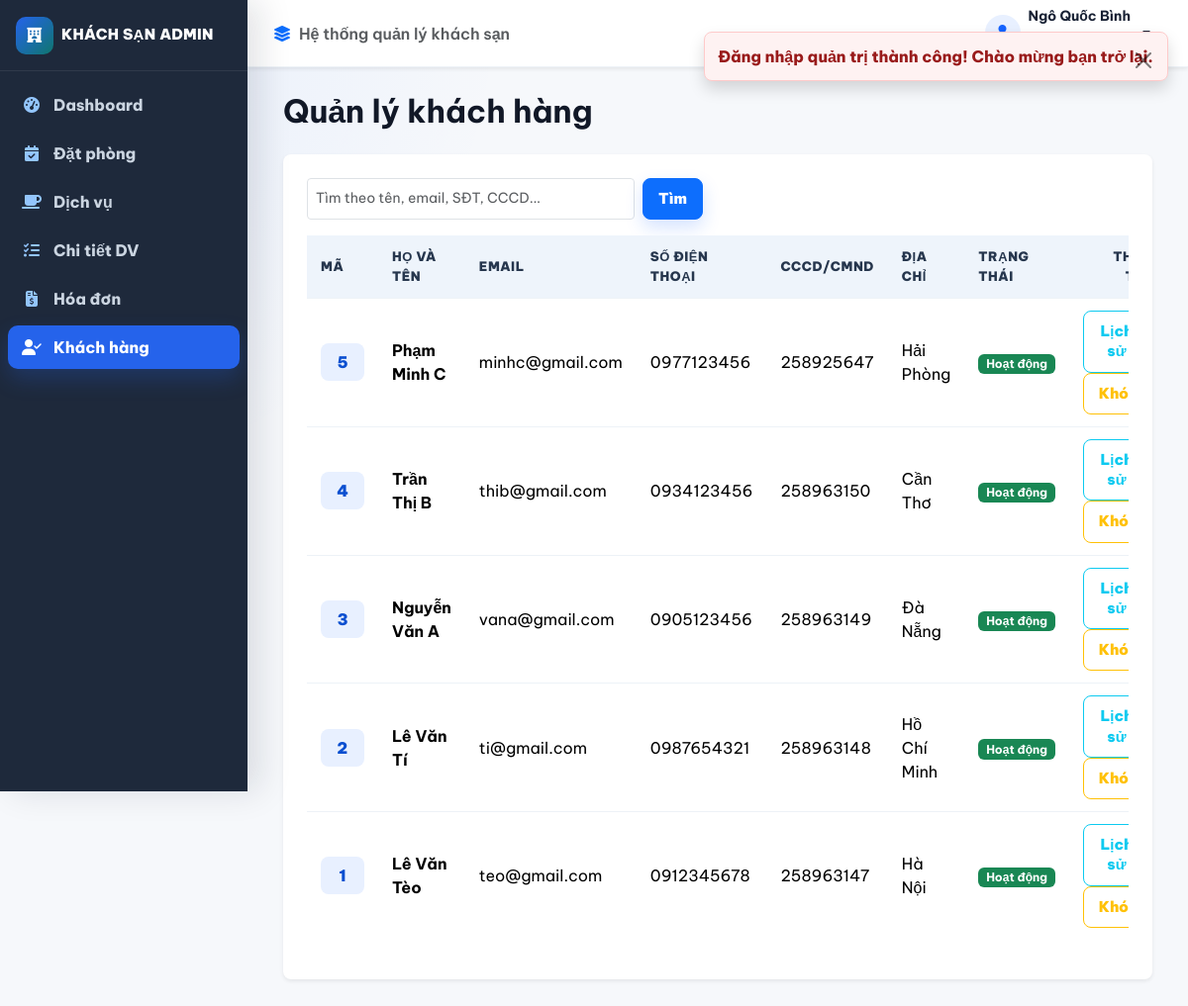
Screenshot of /admin/index.php?c=khach-hang (signed in) with the database file from the repository.
### tables this page shows
CREATE TABLE NHANVIEN
(
    MaNhanVien INT AUTO_INCREMENT PRIMARY KEY,
    Username VARCHAR(20),
    `Password` VARCHAR(255),
    TenNhanVien VARCHAR(100),
    NgaySinh DATE,
    CMND VARCHAR(20),
    NgayVaoLam DATE,
    MaChucVu INT,
    UNIQUE KEY uq_staff_username (Username),
    CONSTRAINT FK_NHANVIEN_CHUCVU 
        FOREIGN KEY (MaChucVu) REFERENCES CHUCVU(MaChucVu)
);

CREATE TABLE KHACHHANG
(
    MaKhachHang INT AUTO_INCREMENT PRIMARY KEY,
    HoTen VARCHAR(255),
    Email VARCHAR(254),
    DiaChi VARCHAR(255),
    DienThoai VARCHAR(20),
    CMND VARCHAR(20),
    MatKhau VARCHAR(255),
    TrangThai VARCHAR(30) DEFAULT 'HOAT_DONG',
    EmailConnexion VARCHAR(254) GENERATED ALWAYS AS (NULLIF(Email, '')) STORED,
    UNIQUE KEY uq_customer_phone (DienThoai),
    UNIQUE KEY uq_customer_email (EmailConnexion)
);

### controllers/admin/KhachHangController.php (called while the page is built, shortened)
<?php
require_once __DIR__ . '/../../config/auth.php';
require_once __DIR__ . '/../../config/helpers.php';
require_once __DIR__ . '/../../models/KhachHangModel.php';
class KhachHangController {
    public function list(): void {
        Auth::requirePermission('KHACH_HANG');
        $keyword = $_GET['keyword'] ?? null;
        $items = KhachHangModel::getAll($keyword);
        render_admin_view('khach-hang/list', [
            'title'   => 'Quản lý Khách hàng',
            'items'   => $items,
            'keyword' => $keyword
        ]);
    }
}

### config/auth.php (called while the page is built, shortened)
<?php
require_once __DIR__ . '/database.php';
require_once __DIR__ . '/helpers.php';
class Auth {
    public static function isAdminLoggedIn(): bool {
        static $checked = false;
        if (!$checked) {
            $checked = true;
            $stmt = getDB()->prepare('SELECT nv.*, cv.TenChucVu FROM NHANVIEN nv LEFT JOIN CHUCVU cv ON cv.MaChucVu = nv.MaChucVu WHERE MaNhanVien = ?');
            $stmt->execute([$_SESSION['admin_user']['id']]);
        }
        return true;
    }
    public static function hasPermission(string $permission): bool {
        $perms = $_SESSION['admin_permissions'] ?? [];
        return in_array($permission, $perms);
    }
    public static function requireAdminLogin(): void {
        if (!self::isAdminLoggedIn()) {
            set_flash('danger', 'Vui lòng đăng nhập để tiếp tục.');
            redirect(admin_url('c=auth&a=login'));
        }
    }
    public static function requirePermission(string $permission): void {
        self::requireAdminLogin();
    }
}

### config/database.php (called while the page is built, shortened)
<?php
class Database {
    private static ?PDO $instance = null;
    public static function getConnection(): PDO {
        if (self::$instance === null) {
            $dsn = 'mysql:host=' . (getenv('HOTEL_DB_HOST') ?: self::DB_HOST)
                . ';port=' . (getenv('HOTEL_DB_PORT') ?: self::DB_PORT)
                . ';dbname=' . (getenv('HOTEL_DB_NAME') ?: self::DB_NAME) . ';charset=utf8mb4';
            $options = [
                PDO::ATTR_ERRMODE            => PDO::ERRMODE_EXCEPTION,
                PDO::ATTR_DEFAULT_FETCH_MODE => PDO::FETCH_ASSOC,
                PDO::ATTR_EMULATE_PREPARES   => false,
                PDO::MYSQL_ATTR_INIT_COMMAND => "SET NAMES utf8mb4"
            ];
            try {
                self::$instance = new PDO($dsn, getenv('HOTEL_DB_USER') ?: self::DB_USER, getenv('HOTEL_DB_PASS') ?: self::DB_PASS, $options);
                self::$instance->exec("SET time_zone = '+07:00'");
                self::$instance->exec('SET SESSION TRANSACTION ISOLATION LEVEL READ COMMITTED');
            } catch (PDOException $e) {
                error_log($e->getMessage());
                throw new RuntimeException('Không thể kết nối cơ sở dữ liệu. Vui lòng kiểm tra cấu hình máy chủ.');
            }
        }
        return self::$instance;
    }
}
function getDB(): PDO {
    return Database::getConnection();
}

### models/KhachHangModel.php (called while the page is built, shortened)
<?php
class KhachHangModel extends BaseModel {
    public static function getAll(?string $keyword = null): array {
        $db = self::db();
        $sql = "SELECT * FROM KHACHHANG WHERE 1=1";
        $params = [];
        $sql .= " ORDER BY MaKhachHang DESC";
        $stmt = $db->prepare($sql);
        $stmt->execute($params);
        return $stmt->fetchAll();
    }
}

### views/admin/khach-hang/list.php (the view, shortened to what this page needs)
<div class="container admin-wide my-4">
    <div class="d-flex justify-content-between align-items-center mb-4">
        <h1 class="fw-bold mb-0">Quản lý khách hàng</h1>
    </div>
    <div class="card admin-panel border-0 shadow-sm p-4">
        <form method="GET" class="d-flex gap-2 mb-3" style="max-width: 400px;">
            <input type="text" name="keyword" class="form-control form-control-sm" placeholder="Tìm theo tên, email, SĐT, CCCD..." value="<?= e($keyword ?? '') ?>">
            <button type="submit" class="btn btn-sm btn-primary">Tìm</button>
        </form>
        <div class="table-responsive">
            <table class="table admin-table align-middle">
                <thead>
                    <tr>
                        <th>Mã</th>
                        <th>Họ và tên</th>
                        <th>Email</th>
                        <th>Số điện thoại</th>
                        <th>CCCD/CMND</th>
                        <th>Địa chỉ</th>
                        <th>Trạng thái</th>
                        <th class="text-end">Thao tác</th>
                    </tr>
                </thead>
                <tbody>
                    <?php if (!empty($items)): ?>
                        <?php foreach ($items as $item): ?>
                            <tr>
                                <td><span class="id-badge"><?= $item['MaKhachHang'] ?></span></td>
                                <td class="fw-bold"><?= e($item['HoTen']) ?></td>
                                <td><?= e($item['Email']) ?></td>
                                <td><?= e($item['DienThoai']) ?></td>
                                <td><?= e($item['CMND'] ?? 'Chưa có') ?></td>
                                <td><?= e($item['DiaChi'] ?? 'Chưa có') ?></td>
                                <td>
                                    <?php if (($item['TrangThai'] ?? '') === 'KHOA'): ?>
                                        <span class="badge bg-danger">Đã khóa</span>
                                    <?php else: ?>
                                        <span class="badge bg-success">Hoạt động</span>
                                    <?php endif; ?>
                                </td>
                                <td class="text-end">
                                    <a href="<?= e(admin_url('c=khach-hang&a=history&id=' . $item['MaKhachHang'])) ?>" class="btn btn-sm btn-outline-info me-1">
                                        Lịch sử
                                    </a>
                                    <form method="POST" action="<?= e(admin_url('c=khach-hang&a=toggle&id=' . $item['MaKhachHang'])) ?>" class="action-form" onsubmit="return confirm('Xác nhận đổi trạng thái tài khoản này?')"><?= csrf_field() ?><button type="submit"
                                       class="btn btn-sm <?= ($item['TrangThai'] === 'KHOA') ? 'btn-outline-success' : 'btn-outline-warning' ?>">
                                        <?= ($item['TrangThai'] === 'KHOA') ? 'Mở khóa' : 'Khóa' ?>
                                    </button></form>
                                </td>
                            </tr>
                        <?php endforeach; ?>
                    <?php else: ?>
                        <tr>
                            <td colspan="8" class="text-center py-4 text-muted">Không có khách hàng nào phù hợp.</td>
                        </tr>
                    <?php endif; ?>
                </tbody>
            </table>
        </div>
    </div>
</div>

### views/admin/layouts/nav.php (shortened to what this page needs)
<?php
require_once __DIR__ . '/../../../config/auth.php';
$currentC = $_GET['c'] ?? 'dashboard';
?>
<div class="admin-shell">
    <aside class="admin-sidebar">
        <a class="admin-brand d-flex align-items-center gap-2 px-3 py-3" href="<?= e(admin_url('c=dashboard')) ?>">
            <span class="brand-icon"><i class="fa-solid fa-hotel"></i></span>
            <span>KHÁCH SẠN ADMIN</span>
        </a>
        <nav class="admin-menu px-2">
            <?php if (Auth::hasPermission('DASHBOARD')): ?>
            <a class="admin-menu-link <?= ($currentC === 'dashboard') ? 'active' : '' ?>" href="<?= e(admin_url('c=dashboard')) ?>">
                <i class="fa-solid fa-gauge-high"></i>
                <span>Dashboard</span>
            </a>
            <?php endif; ?>
            <?php if (Auth::hasPermission('DAT_PHONG')): ?>
            <a class="admin-menu-link <?= ($currentC === 'dat-phong') ? 'active' : '' ?>" href="<?= e(admin_url('c=dat-phong')) ?>">
                <i class="fa-solid fa-calendar-check"></i>
                <span>Đặt phòng</span>
            </a>
            <?php endif; ?>
            <?php if (Auth::hasPermission('DICH_VU')): ?>
            <a class="admin-menu-link <?= ($currentC === 'dich-vu') ? 'active' : '' ?>" href="<?= e(admin_url('c=dich-vu')) ?>">
                <i class="fa-solid fa-mug-saucer"></i>
                <span>Dịch vụ</span>
            </a>
            <?php endif; ?>
            <?php if (Auth::hasPermission('CT_DICH_VU')): ?>
            <a class="admin-menu-link <?= ($currentC === 'ct-dich-vu') ? 'active' : '' ?>" href="<?= e(admin_url('c=ct-dich-vu')) ?>">
                <i class="fa-solid fa-list-check"></i>
                <span>Chi tiết DV</span>
            </a>
            <?php endif; ?>
            <?php if (Auth::hasPermission('HOA_DON')): ?>
            <a class="admin-menu-link <?= ($currentC === 'hoa-don') ? 'active' : '' ?>" href="<?= e(admin_url('c=hoa-don')) ?>">
                <i class="fa-solid fa-file-invoice-dollar"></i>
                <span>Hóa đơn</span>
            </a>
            <?php endif; ?>
            <?php if (Auth::hasPermission('KHACH_HANG')): ?>
            <a class="admin-menu-link <?= ($currentC === 'khach-hang') ? 'active' : '' ?>" href="<?= e(admin_url('c=khach-hang')) ?>">
                <i class="fa-solid fa-user-check"></i>
                <span>Khách hàng</span>
            </a>
            <?php endif; ?>
        </nav>
    </aside>
    <header class="admin-topbar shadow-sm">
        <div class="d-flex align-items-center gap-2 text-muted fw-semibold">
            <i class="fa-solid fa-layer-group text-primary"></i>
            <span>Hệ thống quản lý khách sạn</span>
        </div>
        <div class="dropdown ms-auto">
            <button class="admin-account dropdown-toggle border-0 bg-transparent d-flex align-items-center gap-2"
                    type="button"
                    data-bs-toggle="dropdown"
                    aria-expanded="false">
                <span class="admin-avatar">
                </span>
                <span class="account-text text-start">
                    <strong><?= e($currentUser['fullName'] ?? 'Admin') ?></strong>
                    <br>
                    <small class="text-muted"><?= e($currentUser['roleName'] ?? 'Nhân viên') ?></small>
                </span>
            </button>
        </div>
    </header>
</div>

### rows the page displays
nhanvien: TenNhanVien "Ngô Quốc Bình"
khachhang: MaKhachHang "5", HoTen "Phạm Minh C", Email "minhc@gmail.com", DienThoai "0977123456", CMND "258925647", DiaChi "Hải Phòng", TrangThai "Hoạt động"
khachhang: MaKhachHang "4", HoTen "Trần Thị B", Email "thib@gmail.com", DienThoai "0934123456", CMND "258963150", DiaChi "Cần Thơ", TrangThai "Hoạt động"
khachhang: MaKhachHang "3", HoTen "Nguyễn Văn A", Email "vana@gmail.com", DienThoai "0905123456", CMND "258963149", DiaChi "Đà Nẵng", TrangThai "Hoạt động"
khachhang: MaKhachHang "2", HoTen "Lê Văn Tí", Email "ti@gmail.com", DienThoai "0987654321", CMND "258963148", DiaChi "Hồ Chí Minh", TrangThai "Hoạt động"
khachhang: MaKhachHang "1", HoTen "Lê Văn Tèo", Email "teo@gmail.com", DienThoai "0912345678", CMND "258963147", DiaChi "Hà Nội", TrangThai "Hoạt động"

### other values shown
$flash['message'] "Đăng nhập quản trị thành công! Chào mừng bạn trở lại."
